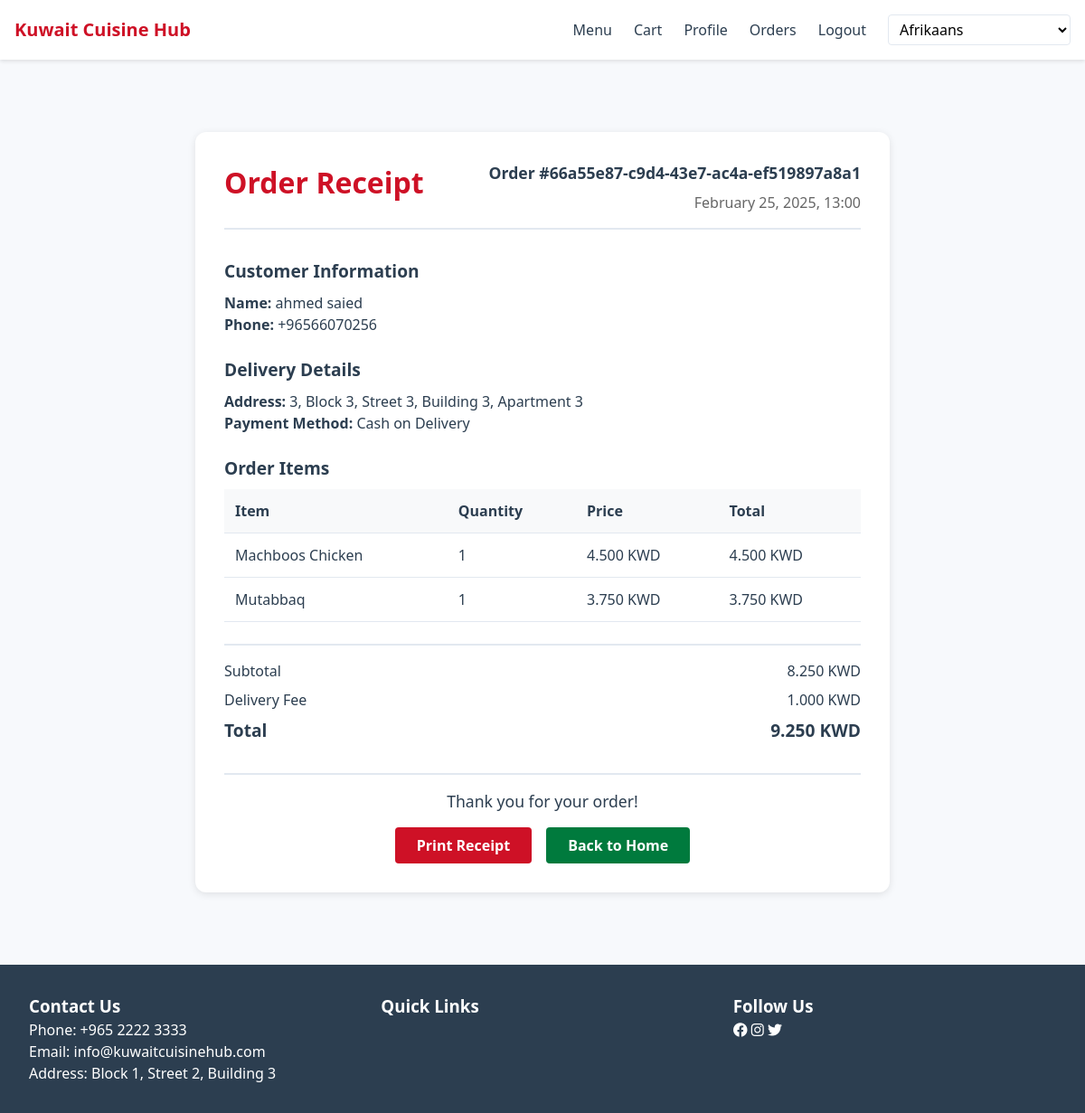
The page /orders/receipt/1/ (signed in) on the database its author committed.
### orders/models.py (models this page shows, shortened)
class Order(models.Model):
    customer = models.ForeignKey(settings.AUTH_USER_MODEL, on_delete=models.CASCADE)
    PAYMENT_METHODS = [
        ('knet', 'KNET'),
        ('cash', _('Cash on Delivery')),
    ]
    STATUS_CHOICES = [
        ('pending', _('Pending')),
        ('confirmed', _('Confirmed')),
        ('preparing', _('Preparing')),
        ('ready', _('Ready for Delivery')),
        ('delivering', _('Out for Delivery')),
        ('delivered', _('Delivered')),
        ('cancelled', _('Cancelled')),
    ]
    order_number = models.UUIDField(
        default=uuid.uuid4,
        editable=False,
        unique=True
    )
    customer = models.ForeignKey(
        'accounts.User',
        on_delete=models.CASCADE,
        related_name='orders'
    )
    item = models.JSONField()  # Stores order items with quantities and prices
    total = models.DecimalField(max_digits=8, decimal_places=3)
    payment_method = models.CharField(
        max_length=10,
        choices=PAYMENT_METHODS
    )
    status = models.CharField(
        max_length=20,
        choices=STATUS_CHOICES,
        default='pending'
    )
    delivery_address = models.TextField()
    created_at = models.DateTimeField(auto_now_add=True)
    updated_at = models.DateTimeField(auto_now=True)

class OrderItem(models.Model):
    order = models.ForeignKey('Order', on_delete=models.CASCADE, related_name='items')
    food_item = models.ForeignKey(FoodItem, on_delete=models.CASCADE)
    quantity = models.PositiveIntegerField()
    price = models.DecimalField(max_digits=10, decimal_places=3)
    @property
    def total(self):
        return self.price * self.quantity

### accounts/models.py (models this page shows)
class User(AbstractUser):
    groups = models.ManyToManyField(
        'auth.Group',
        related_name='custom_user_set',
        blank=True,
        help_text='The groups this user belongs to.'
    )
    user_permissions = models.ManyToManyField(
        'auth.Permission',
        related_name='custom_user_set',
        blank=True,
        help_text='Specific permissions for this user.'
    )
    phone_regex = RegexValidator(
        regex=r'^\+965[0-9]{8}$',
        message=_(
            "Phone number must be entered in the format: '+96555555555'. Up to 8 digits allowed after country code.")
    )
    phone_number = models.CharField(
        _("Phone number"),
        validators=[phone_regex],
        max_length=12,  # +965 + 8 digits
        unique=True,
        help_text=_("Required. Format: +96555555555")
    )
    address = models.TextField(_("Address"))
    preferred_language = models.CharField(
        _("Preferred Language"),
        max_length=2,
        choices=[('ar', _('Arabic')), ('en', _('English'))],
        default='en'
    )
    USERNAME_FIELD = 'phone_number'
    REQUIRED_FIELDS = ['username', 'email']

### menu/models.py (models this page shows, shortened)
class FoodItem(models.Model):
    SPICE_LEVELS = [
        (1, _("Mild")),
        (2, _("Medium")),
        (3, _("Hot")),
        (4, _("Extra Hot")),
    ]
    category = models.ForeignKey(
        Category,
        on_delete=models.CASCADE,
        related_name='items'
    )
    name_en = models.CharField(_("Name (English)"), max_length=200)
    name_ar = models.CharField(_("Name (Arabic)"), max_length=200)
    description_en = models.TextField(_("Description (English)"))
    description_ar = models.TextField(_("Description (Arabic)"))
    price = models.DecimalField(max_digits=6, decimal_places=3)  # Kuwait uses 3 decimal places
    image = models.ImageField(upload_to='menu_items/')
    spice_level = models.IntegerField(choices=SPICE_LEVELS, default=1)
    is_available = models.BooleanField(default=True)
    is_vegetarian = models.BooleanField(default=False)
    is_gluten_free = models.BooleanField(default=False)
    created_at = models.DateTimeField(auto_now_add=True)
    updated_at = models.DateTimeField(auto_now=True)

### orders/views.py (the view)
# urls.py: path('receipt/<int:order_id>/', views.OrderReceiptView.as_view(), name='receipt'),
class OrderReceiptView(LoginRequiredMixin, View):
    template_name = 'orders/receipt.html'
    def get(self, request, order_id):
        try:
            order = Order.objects.get(id=order_id, customer=request.user)
            order_items = order.items.all()
            context = {
                'order': order,
                'order_items': order_items,
                'delivery_fee': Decimal('1.000'),
                'subtotal': order.total - Decimal('1.000')
            }
            return render(request, self.template_name, context)
        except Order.DoesNotExist:
            messages.error(request, _("Order not found"))
            return redirect('orders:history')

### orders/templates/orders/receipt.html (shortened to what this page needs)
{% extends "base.html" %}
{% load i18n %}
{% block content %}
<div class="receipt-container">
    <div class="receipt-card">
        <div class="receipt-header">
            <h1>{% trans "Order Receipt" %}</h1>
            <div class="order-info">
                <p class="order-number">{% trans "Order" %} #{{ order.order_number }}</p>
                <p class="order-date">{{ order.created_at|date:"F j, Y, H:i" }}</p>
            </div>
        </div>
        <div class="customer-info">
            <h2>{% trans "Customer Information" %}</h2>
            <p><strong>{% trans "Name" %}:</strong> {{ order.customer.get_full_name }}</p>
            <p><strong>{% trans "Phone" %}:</strong> {{ order.customer.phone_number }}</p>
        </div>
        <div class="delivery-info">
            <h2>{% trans "Delivery Details" %}</h2>
            <p><strong>{% trans "Address" %}:</strong> {{ order.delivery_address }}</p>
            <p><strong>{% trans "Payment Method" %}:</strong> {{ order.get_payment_method_display }}</p>
        </div>
        <div class="order-items">
            <h2>{% trans "Order Items" %}</h2>
            <table class="items-table">
                <thead>
                    <tr>
                        <th>{% trans "Item" %}</th>
                        <th>{% trans "Quantity" %}</th>
                        <th>{% trans "Price" %}</th>
                        <th>{% trans "Total" %}</th>
                    </tr>
                </thead>
                <tbody>
                    {% for item in order_items %}
                    <tr>
                        <td>{{ item.food_item.name_en }}</td>
                        <td>{{ item.quantity }}</td>
                        <td>{{ item.price }} {% trans "KWD" %}</td>
                        <td>{{ item.total }} {% trans "KWD" %}</td>
                    </tr>
                    {% endfor %}
                </tbody>
            </table>
        </div>
        <div class="order-summary">
            <div class="summary-row">
                <span>{% trans "Subtotal" %}</span>
                <span>{{ subtotal|floatformat:3 }} {% trans "KWD" %}</span>
            </div>
            <div class="summary-row">
                <span>{% trans "Delivery Fee" %}</span>
                <span>{{ delivery_fee|floatformat:3 }} {% trans "KWD" %}</span>
            </div>
            <div class="summary-row total">
                <span>{% trans "Total" %}</span>
                <span>{{ order.total|floatformat:3 }} {% trans "KWD" %}</span>
            </div>
        </div>
        <div class="receipt-footer">
            <p>{% trans "Thank you for your order!" %}</p>
            <div class="actions">
                <button class="btn btn-primary print-receipt">{% trans "Print Receipt" %}</button>
                <a href="{% url 'menu:home' %}" class="btn btn-secondary">{% trans "Back to Home" %}</a>
            </div>
        </div>
    </div>
</div>
{% endblock %}

### templates/base.html (shortened to what this page needs)
<!DOCTYPE html>
{% load static i18n %}
<html lang="{{ LANGUAGE_CODE }}" dir="{% if LANGUAGE_CODE == 'ar' %}rtl{% else %}ltr{% endif %}">
<head>
    <link rel="stylesheet" href="{% static 'css/normalize.css' %}">
    <link rel="stylesheet" href="https://cdnjs.cloudflare.com/ajax/libs/font-awesome/6.0.0/css/all.min.css">
</head>
<body>
    <header class="header">
        <nav class="nav-container">
    <a href="{% url 'menu:home' %}" class="logo">
        <span class="logo-text">Kuwait Cuisine Hub</span>
    </a>
        <div class="nav-menu">
            <a href="{% url 'menu:list' %}" class="nav-link {% if request.resolver_match.url_name == 'list' %}active{% endif %}">
                {% trans "Menu" %}
            </a>
            <a href="{% url 'orders:cart' %}" class="nav-link {% if request.resolver_match.url_name == 'cart' %}active{% endif %}">
                {% trans "Cart" %}
            </a>
            {% if user.is_authenticated %}
                <a href="{% url 'accounts:profile' %}" class="nav-link {% if request.resolver_match.url_name == 'profile' %}active{% endif %}">
                    {% trans "Profile" %}
                </a>
                <a href="{% url 'orders:history' %}" class="nav-link {% if request.resolver_match.url_name == 'history' %}active{% endif %}">
                    {% trans "Orders" %}
                </a>
                <form method="post" action="{% url 'accounts:logout' %}" style="display: inline;">
                    <button type="submit" class="nav-link" style="background: none; border: none;">{% trans "Logout" %}</button>
                </form>
            {% else %}
                <a href="{% url 'accounts:login' %}" class="nav-link {% if request.resolver_match.url_name == 'login' %}active{% endif %}">
                    {% trans "Login" %}
                </a>
                <a href="{% url 'accounts:register' %}" class="btn btn-primary">{% trans "Register" %}</a>
            {% endif %}
                <div class="language-switcher">
                    <form action="{% url 'set_language' %}" method="post">
                        <select name="language" onchange="this.form.submit()">
                            {% get_available_languages as LANGUAGES %}
                            {% get_language_info_list for LANGUAGES as languages %}
                            {% for language in languages %}
                                <option value="{{ language.code }}"{% if language.code == LANGUAGE_CODE %} selected{% endif %}>
                                    {{ language.name_local }}
                                </option>
                            {% endfor %}
                        </select>
                    </form>
                </div>
            </div>
        </nav>
    </header>
    <main class="main-content">
        {% block content %}{% endblock %}
    </main>
    <footer class="footer">
        <div class="footer-content">
            <div class="footer-section">
                <h3>{% trans "Contact Us" %}</h3>
                <p>{% trans "Phone" %}: +965 2222 3333</p>
                <p>{% trans "Email" %}: info@kuwaitcuisinehub.com</p>
                <p>{% trans "Address" %}: {% trans "Block 1, Street 2, Building 3" %}</p>
            </div>
            <div class="footer-section">
                <h3>{% trans "Quick Links" %}</h3>
            </div>
            <div class="footer-section">
                <h3>{% trans "Follow Us" %}</h3>
                <div class="social-links">
                    <a href="#" target="_blank"><i class="fab fa-facebook"></i></a>
                    <a href="#" target="_blank"><i class="fab fa-instagram"></i></a>
                    <a href="#" target="_blank"><i class="fab fa-twitter"></i></a>
                </div>
            </div>
        </div>
    </footer>
</body>
</html>

### templates/base.html (style rules this page uses)
:root { --primary-color: #CE1126; --secondary-color: #007A3D; --accent-color: #B8985D; --text-color: #2C3E50; --light-bg: #F7F9FC; --border-color: #E2E8F0; --font-sm: 0.875rem; --font-base: 1rem; --font-lg: 1.125rem; --font-xl: 1.25rem; --spacing-xs: 0.25rem; --spacing-sm: 0.5rem; --spacing-md: 1rem; --spacing-lg: 1.5rem; --spacing-xl: 2rem; }
body { font-family: system-ui, -apple-system, BlinkMacSystemFont, 'Segoe UI', Roboto, Oxygen, Ubuntu, Cantarell, sans-serif; color: var(--text-color); line-height: 1.5; background-color: var(--light-bg); }
.header { background-color: white; box-shadow: 0 2px 4px rgba(0,0,0,0.1); padding: var(--spacing-md); position: sticky; top: 0; z-index: 100; }
.nav-container { max-width: 1200px; margin: 0 auto; display: flex; justify-content: space-between; align-items: center; }
.logo { font-size: var(--font-xl); font-weight: bold; color: var(--primary-color); text-decoration: none; }
.nav-menu { display: flex; gap: var(--spacing-lg); align-items: center; }
.nav-link { color: var(--text-color); text-decoration: none; font-size: var(--font-base); transition: color 0.3s ease; }
.main-content { max-width: 1200px; margin: 0 auto; padding: var(--spacing-xl); min-height: calc(100vh - 200px); }
.footer { background-color: var(--text-color); color: white; padding: var(--spacing-xl) 0; margin-top: auto; }
.footer-content { max-width: 1200px; margin: 0 auto; display: grid; grid-template-columns: repeat(auto-fit, minmax(250px, 1fr)); gap: var(--spacing-xl); padding: 0 var(--spacing-xl); }
.btn { display: inline-block; padding: var(--spacing-sm) var(--spacing-lg); border-radius: 4px; font-weight: 600; text-decoration: none; cursor: pointer; transition: all 0.3s ease; }
.btn-primary { background-color: var(--primary-color); color: white; border: none; }
.btn-secondary { background-color: var(--secondary-color); color: white; border: none; }
.language-switcher { display: flex; align-items: center; gap: var(--spacing-sm); }
.language-switcher select { padding: var(--spacing-xs) var(--spacing-sm); border-radius: 4px; border: 1px solid var(--border-color); }

### orders/templates/orders/receipt.html (style rules this page uses)
.receipt-container { max-width: 800px; margin: 2rem auto; padding: 1rem; }
.receipt-card { background: white; border-radius: 12px; padding: 2rem; box-shadow: 0 2px 8px rgba(0,0,0,0.1); }
.receipt-header { display: flex; justify-content: space-between; align-items: flex-start; margin-bottom: 2rem; padding-bottom: 1rem; border-bottom: 2px solid var(--border-color); }
.receipt-header h1 { color: var(--primary-color); margin: 0; }
.order-info { text-align: right; }
.order-number { font-weight: 600; font-size: 1.1rem; margin: 0 0 0.5rem; }
.order-date { color: #666; margin: 0; }
.customer-info, .delivery-info { margin-bottom: 1.5rem; }
.customer-info h2, .delivery-info h2, .order-items h2 { font-size: 1.2rem; margin-bottom: 0.5rem; }
.items-table { width: 100%; border-collapse: collapse; margin-bottom: 1.5rem; }
.items-table th, .items-table td { padding: 0.75rem; text-align: left; border-bottom: 1px solid var(--border-color); }
.items-table th { background-color: #f8f9fa; font-weight: 600; }
.order-summary { margin: 1.5rem 0; padding-top: 1rem; border-top: 2px solid var(--border-color); }
.summary-row { display: flex; justify-content: space-between; margin-bottom: 0.5rem; }
.summary-row.total { font-weight: 700; font-size: 1.2rem; margin-top: 0.5rem; }
.receipt-footer { text-align: center; margin-top: 2rem; padding-top: 1rem; border-top: 2px solid var(--border-color); }
.receipt-footer p { font-size: 1.1rem; margin-bottom: 1rem; }
.actions { display: flex; justify-content: center; gap: 1rem; }

### rows shown on the page
Order: order_number "66a55e87-c9d4-43e7-ac4a-ef519897a8a1", created_at "February 25, 2025, 13:00", customer.get_full_name "ahmed saied", customer.phone_number "+96566070256", delivery_address "3, Block 3, Street 3, Building 3, Apartment 3", payment_method "Cash on Delivery", total "9.250"
OrderItem: food_item.name_en "Machboos Chicken", quantity "1", price "4.500", total "4.500"
OrderItem: food_item.name_en "Mutabbaq", quantity "1", price "3.750", total "3.750"

### other values the page prints
{{ subtotal|floatformat:3 }} "8.250"
{{ delivery_fee|floatformat:3 }} "1.000"
form field language "Afrikaans"
